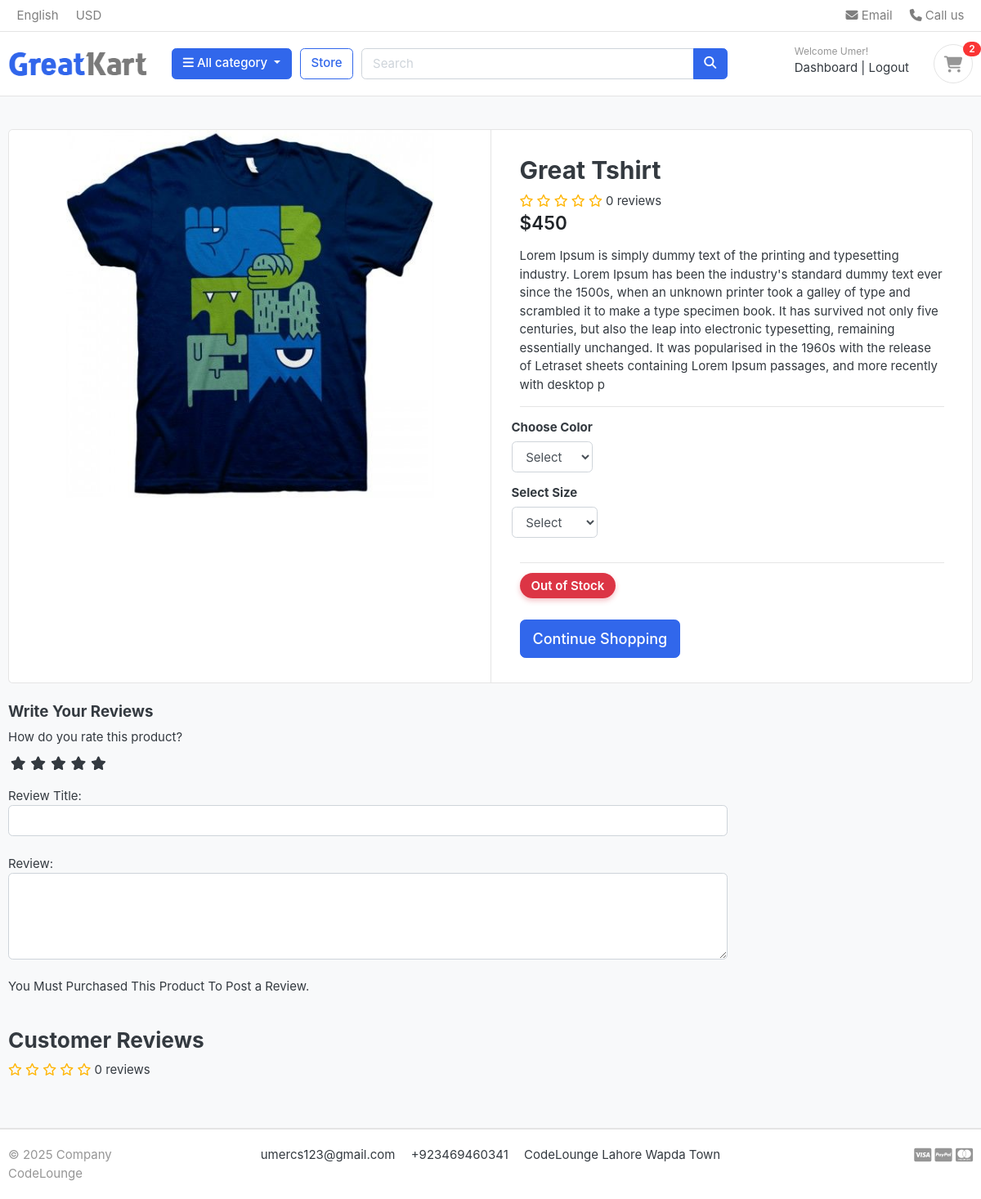
The app's page /store/category/t-shirts/great-tshirt/ (signed in), older data.
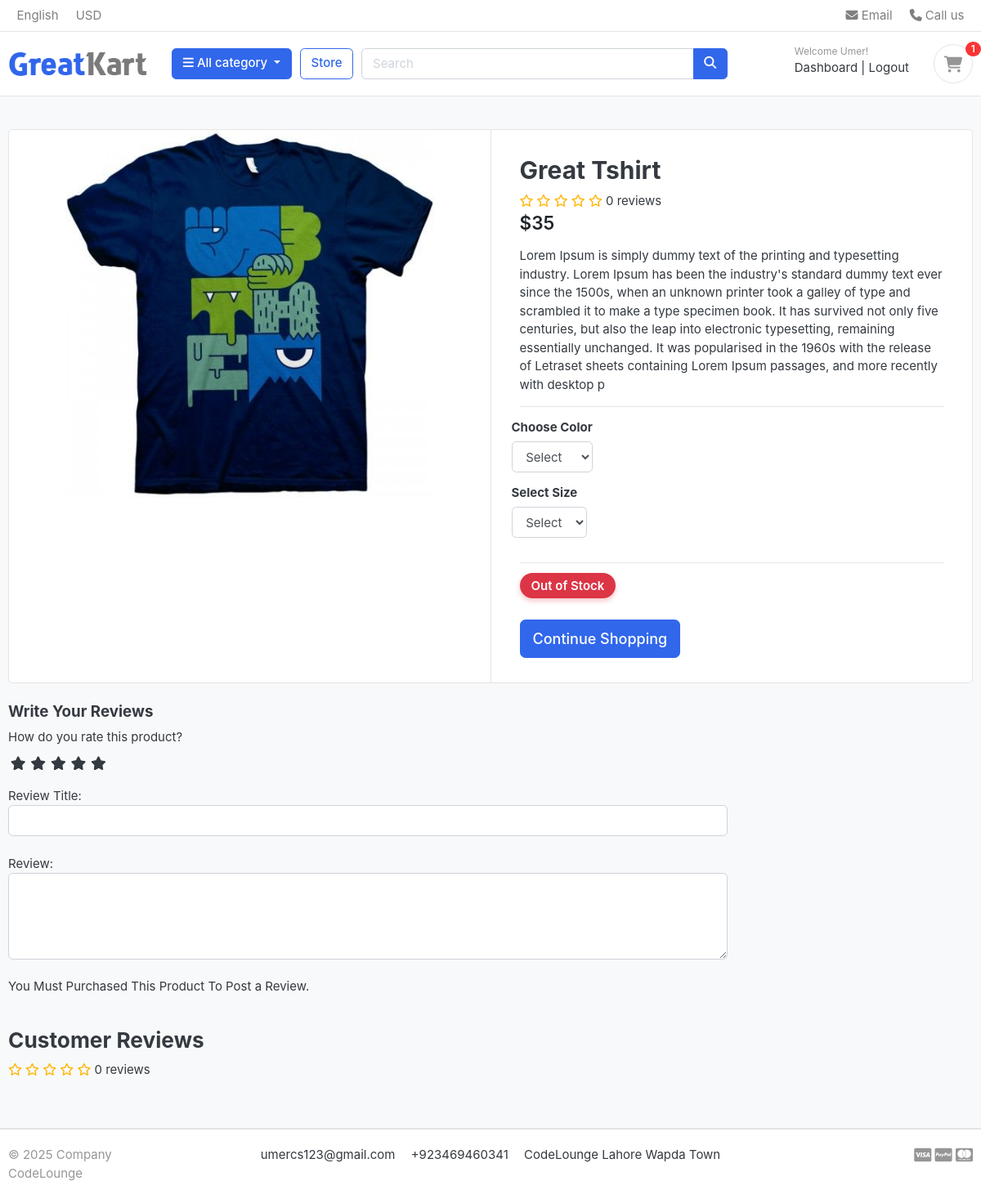
The same page, newer data.
### store/models.py (models this page shows, shortened)
class Product(models.Model):
    product_name           = models.CharField(max_length=200, unique=True)
    slug                   = models.SlugField(max_length=200, unique=True)
    product_discription    = models.TextField(max_length=500, blank=True)
    price                  = models.IntegerField()
    images                 = models.ImageField(upload_to='photos/products')
    stock                  = models.IntegerField()
    is_available           = models.BooleanField(default=True)
    category               = models.ForeignKey(Category, on_delete=models.CASCADE)
    created_date           = models.DateTimeField(auto_now_add=True)
    modified_date          = models.DateTimeField(auto_now=True)
    from django.db.models import Avg
    def averageReview(self):
     reviews = ReviewRating.objects.filter(product=self, status=True).aggregate(average=Avg('rating'))
     avg = 0
     if reviews['average'] is not None:
        avg = float(reviews['average'])
     return avg
    def countReview(self):
         reviews = ReviewRating.objects.filter(product=self, status=True).aggregate(count=Count('id'))
         count = 0
         if reviews['count'] is not None:
             count = int(reviews['count'])
         return count

### store/views.py (the view)
# urls.py: path('category/<slug:category_slug>/<slug:product_slug>/', views.product_detail, name = 'product_detail'),
def product_detail(request, category_slug, product_slug):
    try:
        single_product = Product.objects.get(category__slug=category_slug, slug=product_slug)
        in_cart= CartItem.objects.filter(cart__cart_id=_cart_id(request), product=single_product).exists()
    except Exception as e:
        raise e
    if request.user.is_authenticated:
        try:
            orderproduct  = OrderProduct.objects.filter(user=request.user, product_id=single_product.id).exists()
        except OrderProduct.DoesNotExist:
            orderproduct = None
        else:
            orderproduct = None
    reviews  = ReviewRating.objects.filter(product_id=single_product.id, status=True)
    context = {
        'single_product':single_product,
        'in_cart': in_cart,
        'orderproduct': orderproduct,
        'reviews': reviews,
    }
    return render(request, 'product-detail.html', context)

### carts/context_processors.py (called while the page is built)
def counter(request):
    cart_count=0
    if 'admin' in request.path:
        return {}
    else:
        try:
            cart= Cart.objects.filter(cart_id=_cart_id(request))
            if request.user.is_authenticated:
                cart_items = CartItem.objects.all().filter(user=request.user)
            else:
                cart_items = CartItem.objects.all().filter(cart=cart[:1])
            for cart_item in cart_items:
                cart_count += cart_item.quantity
        except Cart.DoesNotExist:
            cart_count=0
        return dict(cart_count=cart_count)

### carts/views.py (called while the page is built)
def _cart_id(request):
    cart     = request.session.session_key
    if not cart:
        cart = request.session.create()
    return cart

### category/context_processor.py (called while the page is built)
def menu_links(request):
    links = Category.objects.all()
    return dict(links=links)

### category/models.py (called while the page is built)
    def get_url(self):
        return reverse('products_by_category', args=[self.slug])

### store/models.py (called while the page is built)
     def colors(self):
          return super(VariationManager, self).filter(variation_category="color", is_active=True)

     def sizes(self):
          return super(VariationManager, self).filter(variation_category="size", is_active=True)

### templates/product-detail.html (shortened to what the changed rows need)
 {% extends "base.html" %}
 {% load static %}
{% block content %}
<section class="section-content padding-y bg">
<div class="container">
<div class="card">
	<div class="row no-gutters">
		<aside class="col-md-6">
<article class="gallery-wrap">
	<div class="img-big-wrap">
	   <a href="#"><img src="{{single_product.images.url}}"></a>
	</div>
</article>
		</aside>
		<main class="col-md-6 border-left">
<form action="{% url 'add_cart' single_product.id %}" method="POST">
<article class="content-body">
<h2 class="title">{{ single_product.product_name }}</h2>
<div class="rating-star">
<span>
    <i class="{% if single_product.averageReview < 0.5 %}fa-regular fa-star{% elif single_product.averageReview >= 0.5 and single_product.averageReview < 1 %}fa-solid fa-star-half-stroke{% else %}fa-solid fa-star{% endif %}"></i>
    <i class="{% if single_product.averageReview < 1.5 %}fa-regular fa-star{% elif single_product.averageReview >= 1.5 and single_product.averageReview < 2 %}fa-solid fa-star-half-stroke{% else %}fa-solid fa-star{% endif %}"></i>
    <i class="{% if single_product.averageReview < 2.5 %}fa-regular fa-star{% elif single_product.averageReview >= 2.5 and single_product.averageReview < 3 %}fa-solid fa-star-half-stroke{% else %}fa-solid fa-star{% endif %}"></i>
    <i class="{% if single_product.averageReview < 3.5 %}fa-regular fa-star{% elif single_product.averageReview >= 3.5 and single_product.averageReview < 4 %}fa-solid fa-star-half-strok{% else %}fa-solid fa-star{% endif %}"></i>
    <i class="{% if single_product.averageReview < 4.5 %}fa-regular fa-star{% elif single_product.averageReview >= 4.5 and single_product.averageReview < 5 %}fa-solid fa-star-half-stroke{% else %}fa-solid fa-star{% endif %}"></i>
<span>{{ single_product.countReview }} reviews </span>
</span>
	</div>
<div class="mb-3">
	<var class="price h4">${{single_product.price}}</var>
</div>
<p>{{single_product.product_discription}}</p>
<hr>
	<div class="row">
		<div class="item-option-select">
		</div>
	</div>
	<div class="row">
		<div class="item-option-select">
		</div>
	</div>
	<hr>
	{% if single_product.stock <= 0 %}
	<h5>
  <span style="
    background:#dc3545;
    color:white;
    padding:6px 14px;
    font-size:15px;
    font-weight:600;
    border-radius:20px;
    box-shadow:0 3px 6px rgba(220,53,69,0.3);
  ">
  </span>
</h5>
<br>
<a href="{% url 'store' %}" class="btn btn-primary btn-lg">Continue Shopping</a>
    {%endif %}
</article>
</form>
		</main>
	</div>
</div>
<br>
			<div class="row">
			<div class="col-md-9">
	  <br>
	<header class="section-heading">
<div class="rating-star">
<span>
    <i class="{% if single_product.averageReview < 0.5 %}fa-regular fa-star{% elif single_product.averageReview >= 0.5 and single_product.averageReview < 1 %}fa-solid fa-star-half-stroke{% else %}fa-solid fa-star{% endif %}"></i>
    <i class="{% if single_product.averageReview < 1.5 %}fa-regular fa-star{% elif single_product.averageReview >= 1.5 and single_product.averageReview < 2 %}fa-solid fa-star-half-stroke{% else %}fa-solid fa-star{% endif %}"></i>
    <i class="{% if single_product.averageReview < 2.5 %}fa-regular fa-star{% elif single_product.averageReview >= 2.5 and single_product.averageReview < 3 %}fa-solid fa-star-half-stroke{% else %}fa-solid fa-star{% endif %}"></i>
    <i class="{% if single_product.averageReview < 3.5 %}fa-regular fa-star{% elif single_product.averageReview >= 3.5 and single_product.averageReview < 4 %}fa-solid fa-star-half-strok{% else %}fa-solid fa-star{% endif %}"></i>
    <i class="{% if single_product.averageReview < 4.5 %}fa-regular fa-star{% elif single_product.averageReview >= 4.5 and single_product.averageReview < 5 %}fa-solid fa-star-half-stroke{% else %}fa-solid fa-star{% endif %}"></i>
<span>{{ single_product.countReview }} reviews </span>
</span>
	</div>
	</header>
	</div>
</div>
</div>
</section>
</body>
</html>
{% endblock %}

### templates/navbar.html (shortened to what this page needs)
{% load static %}
<header class="section-header">
<nav class="navbar p-md-0 navbar-expand-sm navbar-light border-bottom">
<div class="container">
  <div class="collapse navbar-collapse" id="navbarTop4">
    <ul class="navbar-nav mr-auto">
    	<li class="nav-item dropdown">
		 	<a href="#" class="nav-link">   English </a>
		</li>
		<li class="nav-item dropdown">
			<a href="#" class="nav-link"> USD </a>
		</li>
    </ul>
    <ul class="navbar-nav">
		<li><a href="#" class="nav-link"> <i class="fa fa-envelope"></i> Email </a></li>
		<li><a href="#" class="nav-link"> <i class="fa fa-phone"></i> Call us </a></li>
	</ul>
  </div>
</div>
</nav>
<section class="header-main border-bottom">
	<div class="container">
<div class="row align-items-center">
	<div class="col-lg-2 col-md-3 col-6">
		<a href="{% url 'home' %}" class="brand-wrap">
			<img class="logo" src="{% static './images/logo.png' %}">
		</a>
	</div>
	<div class="col-lg col-sm col-md col-6 flex-grow-0">
		<div class="category-wrap dropdown d-inline-block float-right">
			<button type="button" class="btn btn-primary dropdown-toggle" data-toggle="dropdown">
				<i class="fa fa-bars"></i> All category
			</button>
		</div>
	</div>
	<a href="{% url 'store' %}" class="btn btn-outline-primary">Store</a>
	<div class="col-lg  col-md-6 col-sm-12 col">
		<form action="{% url 'search' %}" class="search" method='GET'>
			<div class="input-group w-100">
			    <input type="text" class="form-control" style="width:60%;" placeholder="Search" name="keyword">
			    <div class="input-group-append">
			      <button class="btn btn-primary" type="submit">
			        <i class="fa fa-search"></i>
			      </button>
			    </div>
		    </div>
		</form>
	</div>
	<div class="col-lg-3 col-sm-6 col-8 order-2 order-lg-3">
				<div class="d-flex justify-content-end mb-3 mb-lg-0">
					{% if user.id is None %}
					<div class="widget-header">
						<small class="title text-muted">Welcome guest!</small>
						<div>
							<a href="{% url 'login' %}"> Login </a> <span class="dark-transp"> | </span>
							<a href="{% url 'register' %}"> Register</a>
						</div>
					</div>
					{% else %}
					<div class="widget-header">
						<small class="title text-muted">Welcome {{ user.first_name }}!</small>
						<div>
							<a href="{% url 'dashboard' %}" >Dashboard</a> <span class="dark-transp"> | </span>
							<a href="{% url 'logout' %}"> Logout</a>
						</div>
					</div>
					{% endif %}
					<a href="{% url 'cart' %}" class="widget-header pl-3 ml-3">
						<div class="icon icon-sm rounded-circle border"><i class="fa fa-shopping-cart"></i></div>
						<span class="badge badge-pill badge-danger notify">{{cart_count}}</span>
					</a>
				</div>
			</div>
</div>
	</div>
</section>
</header>

Row changes from the older to the newer data that the page shows:
changed Product "Great Tshirt": price "450" → "35"
Text that changed along with them:
{{ cart_count }}: "2" → "1"
